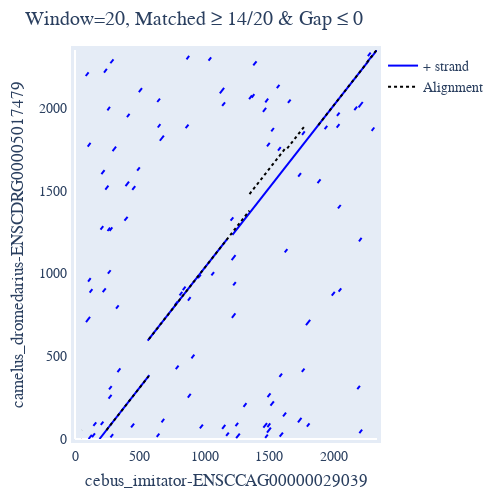

Notebook code cell kept with this figure:
### Code cell
cogent3_aligner_seqs.dotplot(name1 = 'cebus_imitator-ENSCCAG00000029039', name2 = 'camelus_dromedarius-ENSCDRG00005017479')

### Figure 1 — Plotly figure (JSON) as saved in the notebook; plotly's stock layout.template omitted (floating-point values rounded to 4 significant figures; data arrays with more than 128 entries replaced by an {"elided": "..."} marker saying what was removed)
{"data": [{"line": {"color": "blue"}, "mode": "lines", "name": "+ strand", "showlegend": true, "type": "scatter", "x": {"elided": "317 int values"}, "xaxis": "x", "y": {"elided": "317 int values"}, "yaxis": "y"}, {"line": {"color": "black", "dash": "dot"}, "mode": "lines", "name": "Alignment", "showlegend": true, "type": "scatter", "x": [54.2, 53.2, null, 54.2, 53.2, null, 243.2, 569.2, null, 570.2, 1346.0, null, 1347.0, 1622.0, null, 1638.0, 1778.0, null, 1878.0, 2252.0, null, 2253.0, 2327.0], "xaxis": "x", "y": [0, -1, null, 54, 53, null, 54, 380, null, 603, 1379, null, 1479, 1754, null, 1755, 1895, null, 1896, 2270, null, 2274, 2348], "yaxis": "y"}], "layout": {"autosize": false, "font": {"family": "Balto", "size": 14}, "height": 503.9, "hovermode": "closest", "margin": {"b": 50, "l": 50, "pad": 4, "r": 50, "t": 50}, "showlegend": true, "title": {"text": "Window=20, Matched ≥ 14/20 & Gap ≤ 0"}, "width": 500, "xaxis": {"mirror": true, "range": [0, 2331], "showgrid": false, "showline": true, "title": {"text": "cebus_imitator-ENSCCAG00000029039"}, "visible": true}, "yaxis": {"mirror": true, "range": [0, 2349], "showgrid": false, "showline": true, "title": {"text": "camelus_dromedarius-ENSCDRG00005017479"}, "visible": true}}}
